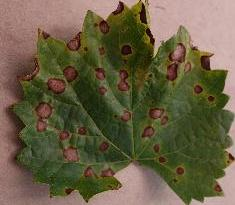
%> input picture testImages/blackrot-1.jpg, 235 x 205 px
$ octave --eval "result = fun_preprocessImage('testImages/blackrot-1.jpg');"   (GNU Octave 9; MATLAB toolbox functions it lacks are replaced by stand-ins)
%> lines starting %> are read from the running program, lines starting %| are printed output that depends on the picture
function Iout = fun_preprocessImage(filename)
%> called with filename = 'testImages/blackrot-1.jpg'
% Load the image
I = imread(filename);
%> I is the input picture: size 205x235x3 uint8; mean R, G, B 104.1, 94.6, 67.3
% Some images may be grayscale. Replicate the image 3 times to
% create an RGB image.
if ismatrix(I)
    I = cat(3,I,I,I);
end
% Resize the image as required for the CNN.
Iout = imresize(I, [227 227]);
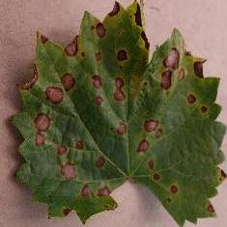
%> Iout: size 227x227x3 uint8; mean R, G, B 104.1, 94.6, 67.3
% Typecast into single [0,1]
Iout = single(mat2gray(Iout));
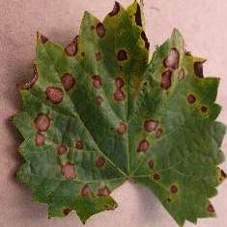
%> Iout: size 227x227x3 single; mean R, G, B 0.467, 0.424, 0.302
end

$ run again, on testImages/blackrot-2.jpg
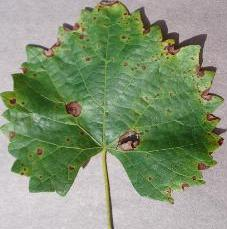
%> input picture testImages/blackrot-2.jpg, 227 x 229 px
%> in fun_preprocessImage, I is the input picture: size 229x227x3 uint8; mean R, G, B 132.9, 148.6, 117.6
%> in fun_preprocessImage, `Iout = single(mat2gray(Iout));`:
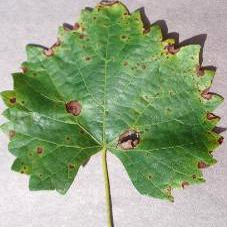
%> Iout: size 227x227x3 single; mean R, G, B 0.578, 0.646, 0.511

$ run again, on testImages/control-2.jpg
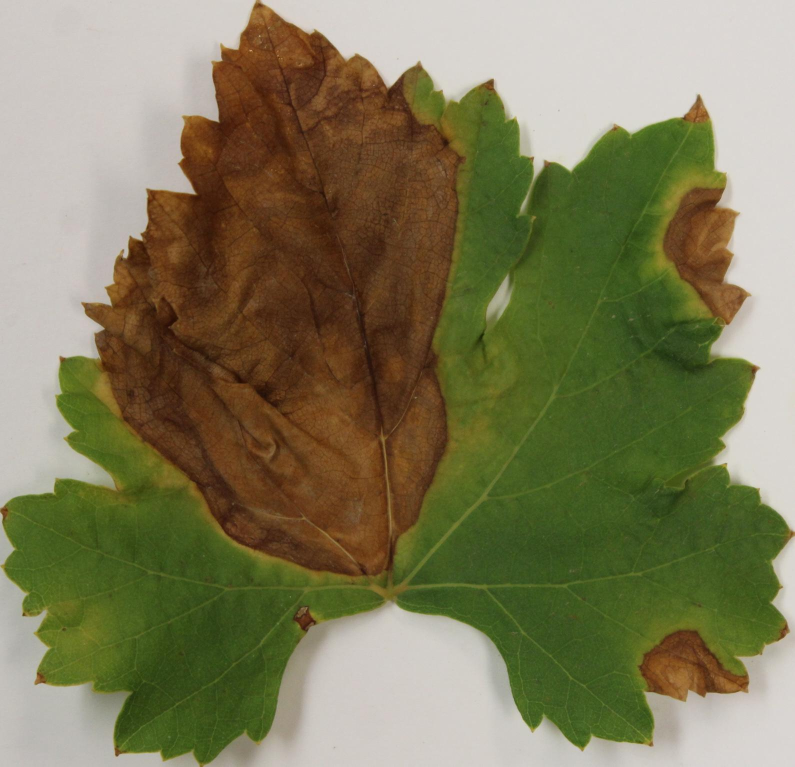
%> input picture testImages/control-2.jpg, 1590 x 1533 px (shown at 1/2 size)
%> in fun_preprocessImage, I is the input picture: size 1533x1590x3 uint8; mean R, G, B 126, 122.5, 88.3
%> in fun_preprocessImage, `Iout = imresize(I, [227 227]);`:
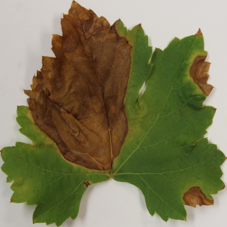
%> Iout: size 227x227x3 uint8; mean R, G, B 126, 122.5, 88.3
%> in fun_preprocessImage, `Iout = single(mat2gray(Iout));`:
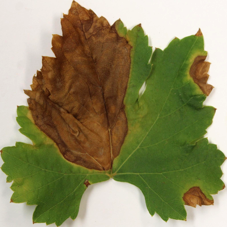
%> Iout: size 227x227x3 single; mean R, G, B 0.562, 0.546, 0.389
